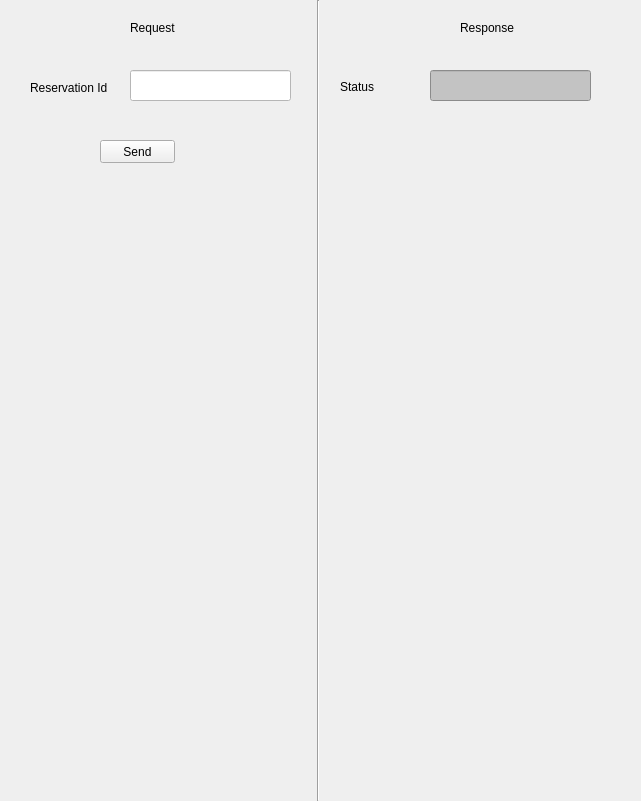
     <widget class="QWidget" name="widget_Cancel_Reservation" native="true">
      <property name="geometry">
       <rect>
        <x>0</x>
        <y>120</y>
        <width>641</width>
        <height>801</height>
       </rect>
      </property>
      <property name="font">
       <font>
        <strikeout>false</strikeout>
       </font>
      </property>
      <property name="focusPolicy">
       <enum>Qt::NoFocus</enum>
      </property>
      <property name="autoFillBackground">
       <bool>true</bool>
      </property>
      <widget class="QLabel" name="label_11">
       <property name="geometry">
        <rect>
         <x>460</x>
         <y>20</y>
         <width>61</width>
         <height>16</height>
        </rect>
       </property>
       <property name="text">
        <string>Response</string>
       </property>
      </widget>
      <widget class="QLabel" name="label_Status_CancelReservation_Response">
       <property name="geometry">
        <rect>
         <x>340</x>
         <y>80</y>
         <width>47</width>
         <height>13</height>
        </rect>
       </property>
       <property name="text">
        <string>Status</string>
       </property>
      </widget>
      <widget class="Line" name="line_5">
       <property name="geometry">
        <rect>
         <x>310</x>
         <y>0</y>
         <width>16</width>
         <height>801</height>
        </rect>
       </property>
       <property name="orientation">
        <enum>Qt::Vertical</enum>
       </property>
      </widget>
      <widget class="QLabel" name="label_12">
       <property name="geometry">
        <rect>
         <x>130</x>
         <y>20</y>
         <width>61</width>
         <height>16</height>
        </rect>
       </property>
       <property name="text">
        <string>Request</string>
       </property>
      </widget>
      <widget class="QLabel" name="label_ReservationID_CancelReservation_Request">
       <property name="geometry">
        <rect>
         <x>30</x>
         <y>80</y>
         <width>81</width>
         <height>16</height>
        </rect>
       </property>
       <property name="text">
        <string>Reservation Id</string>
       </property>
      </widget>
      <widget class="QLineEdit" name="lineEdit_ReservationID_CancelReservation_Request">
       <property name="geometry">
        <rect>
         <x>130</x>
         <y>70</y>
         <width>161</width>
         <height>31</height>
        </rect>
       </property>
       <property name="autoFillBackground">
        <bool>false</bool>
       </property>
       <property name="styleSheet">
        <string notr="true">background:rgb(255, 255, 255)</string>
       </property>
       <property name="readOnly">
        <bool>false</bool>
       </property>
      </widget>
      <widget class="QLineEdit" name="lineEdit_Status_CancelReservation_Response">
       <property name="geometry">
        <rect>
         <x>430</x>
         <y>70</y>
         <width>161</width>
         <height>31</height>
        </rect>
       </property>
       <property name="styleSheet">
        <string notr="true">background:rgb(195,195,195)</string>
       </property>
       <property name="readOnly">
        <bool>true</bool>
       </property>
      </widget>
      <widget class="QPushButton" name="pushButton_Send_cancelreseravtion">
       <property name="geometry">
        <rect>
         <x>100</x>
         <y>140</y>
         <width>75</width>
         <height>23</height>
        </rect>
       </property>
       <property name="text">
        <string>Send</string>
       </property>
      </widget>
     </widget>
